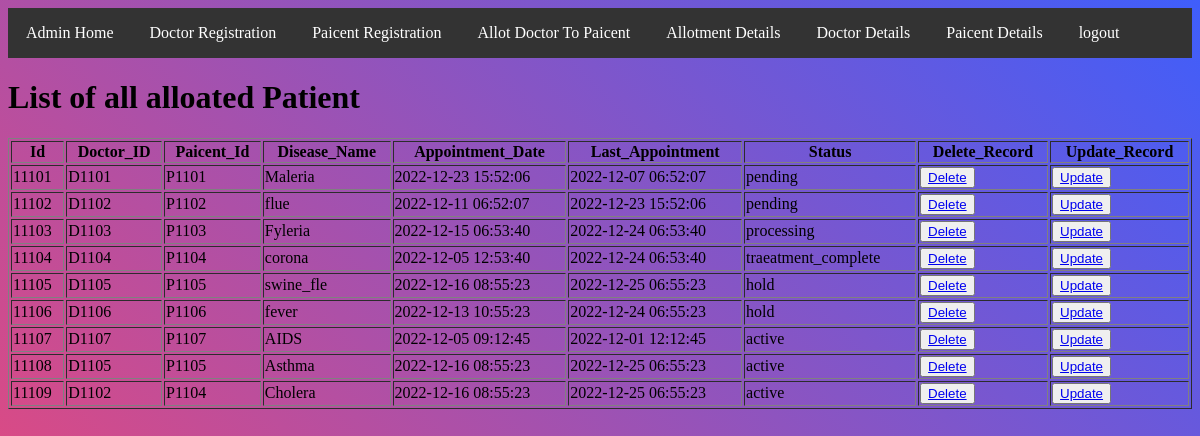
The app's page /allotment.php (signed in) with its own data.
### tables this page shows
CREATE TABLE `allotment` (
  `id` int(5) NOT NULL,
  `doctor_id` varchar(5) NOT NULL,
  `paicent_id` varchar(5) NOT NULL,
  `disease_name` varchar(20) NOT NULL,
  `appointment_datetime` datetime NOT NULL,
  `last_appointment_datetime` datetime NOT NULL,
  `status` varchar(20) NOT NULL
);

### allotment.php (the view, shortened to what this page needs)
<?php
    if(isset($_SESSION['admin'])){?>
<?php
    $con=mysqli_connect("localhost","root","","myproject");
    $query="select * from allotment";
    $result=mysqli_query($con,$query);
    $output="";
    include('header.php');
    $output .='<h1> List of all alloated Patient</h1>
            <table border="1" width=100%>
            <tr>
            <th>Id</th>
            <th>Doctor_ID</th>
            <th>Paicent_Id</th>
            <th>Disease_Name</th>
            <th>Appointment_Date</th>
            <th>Last_Appointment</th>
            <th>Status</th>
            <th>Delete_Record</th>
            <th>Update_Record</th></tr>';
    while($row=mysqli_fetch_assoc($result)){
        $output .="<tr><td>{$row["id"]}</td><td>{$row["doctor_id"]}</td><td>{$row["paicent_id"]}</td>
        <td>{$row["disease_name"]}</td><td>{$row["appointment_datetime"]}</td><td>{$row["last_appointment_datetime"]}</td>
        <td>{$row["status"]}</td><td><button><a href='delete_data.php'>Delete</a></button></td>
        <td><button><a href='update_data.php'>Update</a></button></td></tr>";
    }
    $output .="</table></body></html>";
    echo $output;
?>
<?php
    }else{
        header("Location: index.php");
    }
?>

### header.php
<?php
    echo '<link rel="stylesheet" href="index.css">
    <div class="navbar">
    <ul>
    <li><a href="admin.php">Admin Home</a></li>
    <li><a href="doctor_registration.php">Doctor Registration</a></li>
    <li><a href="paicent_register.php">Paicent Registration</a></li>
    <li><a href="allot_doctor.php">Allot Doctor To Paicent</a></li>
    <li><a href="allotment.php">Allotment Details</a></li>
    <li><a href="doctor_details.php">Doctor Details</a></li>
    <li><a href="paicent_details.php">Paicent Details</a></li>
    <li><a href="logout.php">logout</a></li>
  </ul>
</div>';
?>

### index.css (style rules this page uses)
.navbar ul { list-style-type:none; margin: 0; padding: 0; overflow: hidden; background-color: #333; }
.navbar li { float: left; }
.navbar li a { display: block; color: white; text-align: center; padding: 16px 18px; text-decoration: none; }

### records on screen
allotment: id "11101", doctor "D1101", paicent "P1101", disease_name "Maleria", appointment_datetime "2022-12-23 15:52:06", last_appointment_datetime "2022-12-07 06:52:07", status "pending"
allotment: id "11102", doctor "D1102", paicent "P1102", disease_name "flue", appointment_datetime "2022-12-11 06:52:07", last_appointment_datetime "2022-12-23 15:52:06", status "pending"
allotment: id "11103", doctor "D1103", paicent "P1103", disease_name "Fyleria", appointment_datetime "2022-12-15 06:53:40", last_appointment_datetime "2022-12-24 06:53:40", status "processing"
allotment: id "11104", doctor "D1104", paicent "P1104", disease_name "corona", appointment_datetime "2022-12-05 12:53:40", last_appointment_datetime "2022-12-24 06:53:40", status "traeatment_complete"
allotment: id "11105", doctor "D1105", paicent "P1105", disease_name "swine_fle", appointment_datetime "2022-12-16 08:55:23", last_appointment_datetime "2022-12-25 06:55:23", status "hold"
allotment: id "11106", doctor "D1106", paicent "P1106", disease_name "fever", appointment_datetime "2022-12-13 10:55:23", last_appointment_datetime "2022-12-24 06:55:23", status "hold"
allotment: id "11107", doctor "D1107", paicent "P1107", disease_name "AIDS", appointment_datetime "2022-12-05 09:12:45", last_appointment_datetime "2022-12-01 12:12:45", status "active"
allotment: id "11108", doctor "D1105", paicent "P1105", disease_name "Asthma", appointment_datetime "2022-12-16 08:55:23", last_appointment_datetime "2022-12-25 06:55:23", status "active"
allotment: id "11109", doctor "D1102", paicent "P1104", disease_name "Cholera", appointment_datetime "2022-12-16 08:55:23", last_appointment_datetime "2022-12-25 06:55:23", status "active"
